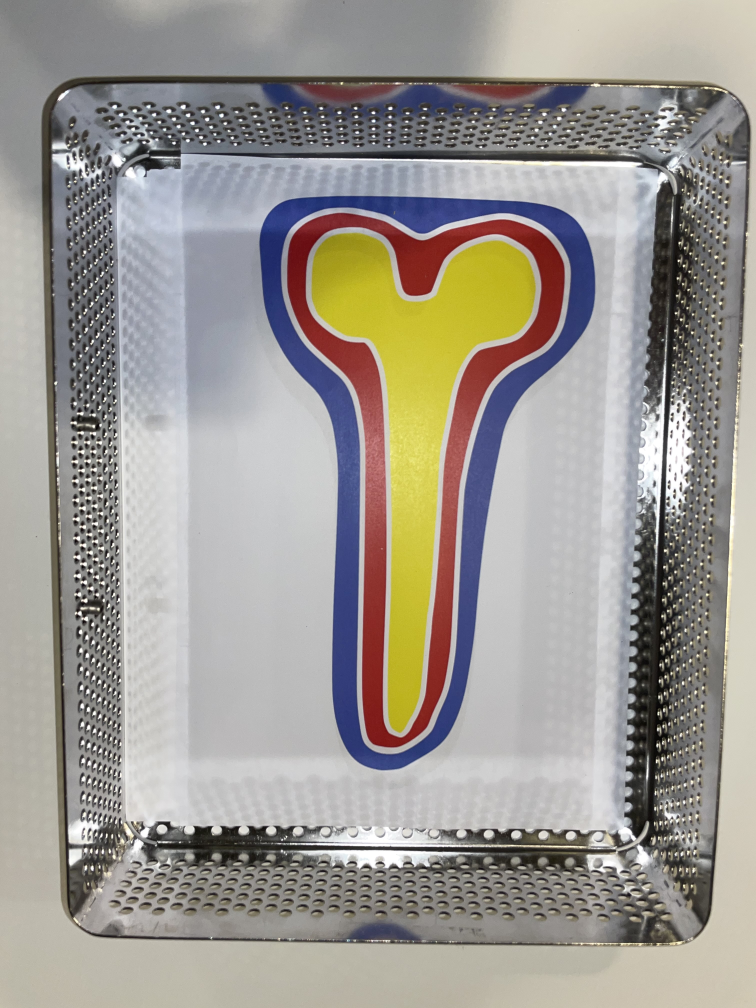
#> input picture Python/Robotica-Vision/Images/rechte-tang.jpeg, 3024 x 4032 px (shown at 1/4 size)
$ python FindPointsOnInstrument.py
#> lines starting #> are read from the running program, lines starting #| are printed output that depends on the picture; after the words box and inside, x2 and y2 are one past the last pixel; in counts of white or black regions, pixels touching at a corner belong together
import cv2 as cv
import numpy as np


def categorize_coordinates(coordinates):
    # Converteer de lijst van coördinaten naar een NumPy-array voor eenvoudiger gebruik
    points = np.array(coordinates)

    # Bepaal het gemiddelde van alle punten, dit zal helpen bij het bepalen van de 'achterkant'
    centroid = np.mean(points, axis=0)

    # Bepaal de afstanden tussen elk punt en het gemiddelde (centroïde) punt
    distances_to_centroid = np.linalg.norm(points - centroid, axis=1)

    # Zoek de index van het punt dat het verst van het gemiddelde punt ligt, dit is de 'punt'
    point_index = np.argmax(distances_to_centroid)
    point = points[point_index]

    # Nu hebben we het punt, laten we het verwijderen uit de lijst van punten om de resterende punten te analyseren
    remaining_points = np.delete(points, point_index, axis=0)

    # Bepaal de afstanden tussen elk punt en het punt 'punt'
    distances_to_point = np.linalg.norm(remaining_points - point, axis=1)

    # Zoek de twee punten die het dichtst bij elkaar liggen, dit zijn de 'handvatten'
    handle_indices = np.argsort(distances_to_point)[:2]
    handles = remaining_points[handle_indices]

    # Nu hebben we de handvatten, laten we ze verwijderen uit de lijst van overgebleven punten om de achterkant te bepalen
    remaining_points = np.delete(remaining_points, handle_indices, axis=0)

    # Het overgebleven punt is de 'achterkant'
    back = remaining_points[0]

    # Teruggeven van de gecategoriseerde punten
    categorized_points = {
        'handvat1': handles[0],
        'handvat2': handles[1],
        'punt': point,
        'achterkant': back
    }

    return categorized_points

# Lees de afbeelding in
img = cv.imread('../Images/rechte-tang.jpeg')
#> img is the input picture: shape (4032, 3024, 3); mean B, G, R 146.5, 152.7, 157.1
img = cv.resize(img,(720,1080))
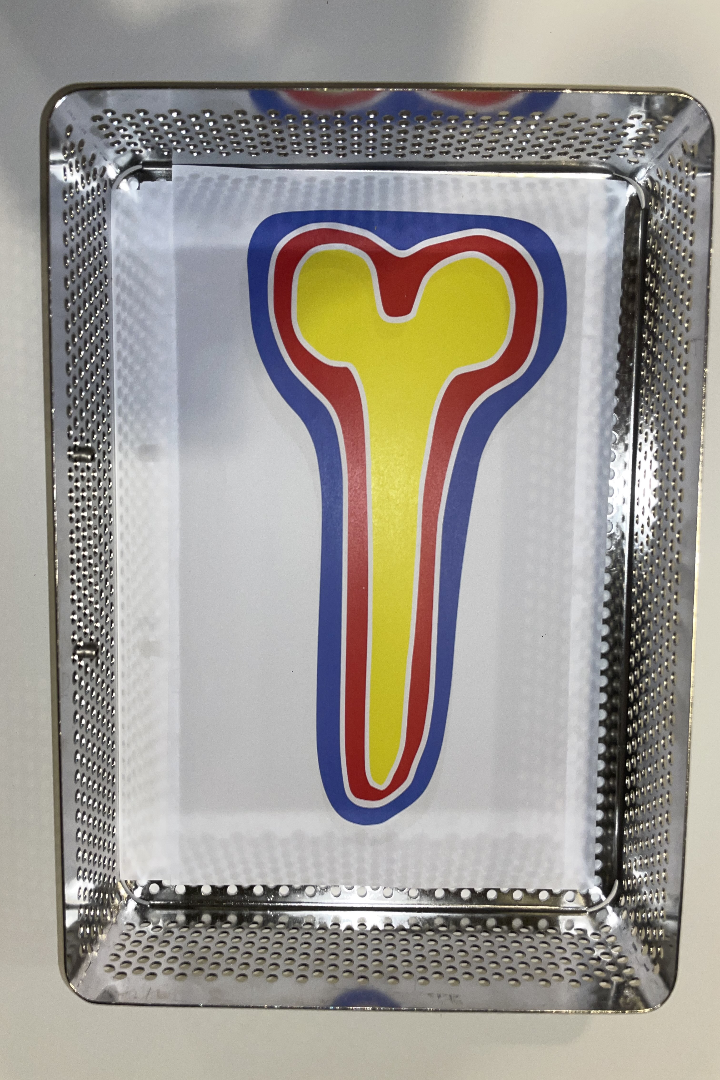
#> img: shape (1080, 720, 3); mean B, G, R 146.4, 152.6, 156.9
# Converteer de afbeelding naar HSV-kleurruimte
hsv_img = cv.cvtColor(img, cv.COLOR_BGR2HSV)
#> hsv_img: shape (1080, 720, 3); mean H, S, V 57.2, 35.3, 162.1

# Definieer kleurintervallen voor geel, rood en blauw in HSV
yellow_lower = np.array([20, 100, 100])
yellow_upper = np.array([30, 255, 255])

# Maak een masker voor geel
yellow_mask = cv.inRange(hsv_img, yellow_lower, yellow_upper)
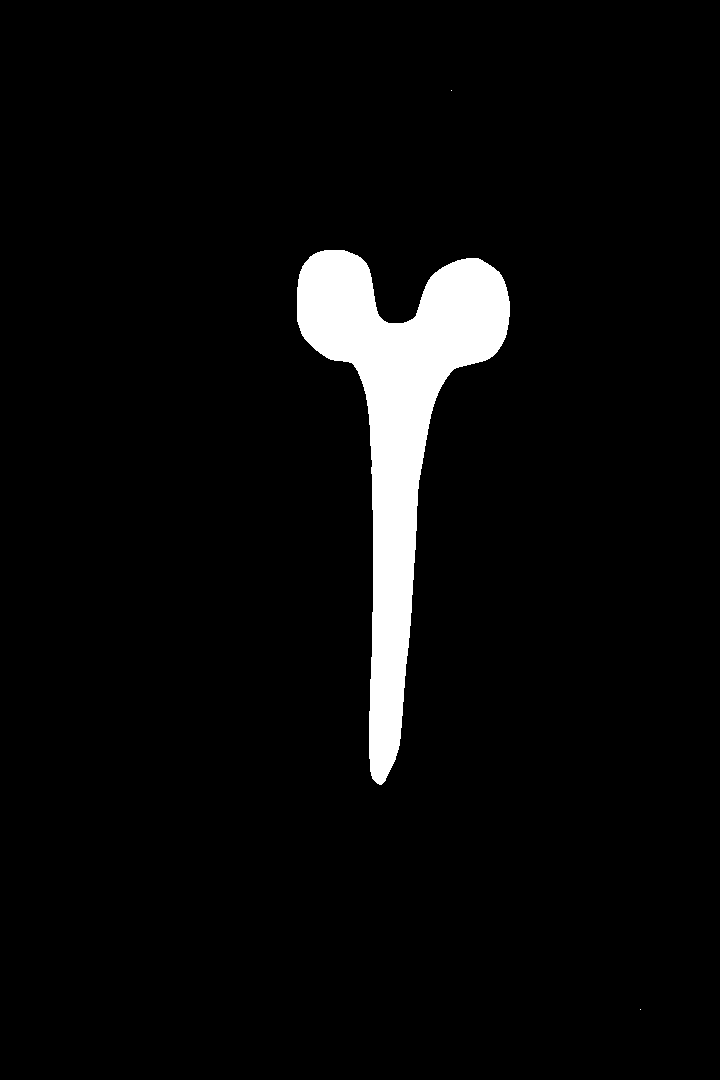
#> yellow_mask: shape (1080, 720); 4.7% white; 3 white regions (2 under 20 px)

# Voer morfologische operaties uit om de masker te verbeteren
kernel = np.ones((5, 5), np.uint8)
yellow_mask = cv.morphologyEx(yellow_mask, cv.MORPH_CLOSE, kernel)

# Vind contouren in het gele masker
contours_yellow, _ = cv.findContours(yellow_mask, cv.RETR_EXTERNAL, cv.CHAIN_APPROX_SIMPLE)
#> contours_yellow = 3 contours, 2 with area under 20; largest, box (x1, y1, x2, y2) and area: (297, 250, 510, 785) 35908

# Zoek de contour met het grootste oppervlak (het breedste deel van de tang)
largest_contour = max(contours_yellow, key=cv.contourArea)
#> largest_contour = contour of 420 points, box (x1, y1, x2, y2) (297, 250, 510, 785), area 35908

# Bepaal het convex hull van de grootste contour
hull = cv.convexHull(largest_contour)
#> hull = contour of 37 points, box (x1, y1, x2, y2) (297, 250, 510, 785), area 66586

# Bepaal het uiterste punt van het handvat en het uiterste punt van de tang
extreme_left = tuple(hull[hull[:, :, 0].argmin()][0])
#> extreme_left = (297, 321)
extreme_right = tuple(hull[hull[:, :, 0].argmax()][0])
#> extreme_right = (509, 301)
extreme_top = tuple(hull[hull[:, :, 1].argmin()][0])
#> extreme_top = (344, 250)
extreme_bottom = tuple(hull[hull[:, :, 1].argmax()][0])
#> extreme_bottom = (381, 784)

filtered = categorize_coordinates([extreme_left,extreme_right,extreme_top,extreme_bottom])
#> filtered = {'handvat1': [297, 321], 'handvat2': [509, 301], 'punt': [381, 784], 'achterkant': [344, 250]}

# Teken een punt op het uiterste punt van het handvat en het uiterste punt van de tang
cv.circle(img, filtered["handvat1"], 5, (255, 0, 0), -1)
#> img: shape (1080, 720, 3); 0.01% of pixels changed, all inside (x1, y1, x2, y2) = (292, 316, 303, 327)
cv.circle(img, filtered["handvat2"], 5, (255, 0, 0), -1)
#> img: shape (1080, 720, 3); mean B, G, R 146.4, 152.6, 156.9
cv.circle(img, filtered["punt"], 5, (0, 255, 0), -1)
#> img: shape (1080, 720, 3); mean B, G, R 146.4, 152.6, 156.9
cv.circle(img, filtered["achterkant"], 5, (0, 0, 255), -1)
#> img: shape (1080, 720, 3); mean B, G, R 146.4, 152.6, 156.9

# Toon de resultaten
cv.imshow('Tangvormig Object', img)
cv.waitKey(0)
cv.destroyAllWindows()
